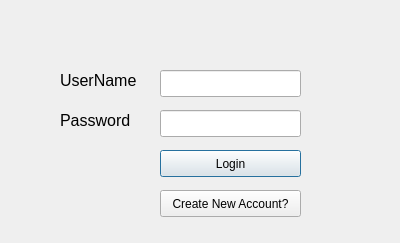
<?xml version="1.0" encoding="UTF-8"?>
<ui version="4.0">
 <class>login</class>
 <widget class="QDialog" name="login">
  <property name="geometry">
   <rect>
    <x>0</x>
    <y>0</y>
    <width>400</width>
    <height>243</height>
   </rect>
  </property>
  <property name="windowTitle">
   <string>LogIn</string>
  </property>
  <widget class="QLabel" name="username">
   <property name="geometry">
    <rect>
     <x>60</x>
     <y>70</y>
     <width>91</width>
     <height>21</height>
    </rect>
   </property>
   <property name="font">
    <font>
     <pointsize>12</pointsize>
    </font>
   </property>
   <property name="text">
    <string>UserName </string>
   </property>
  </widget>
  <widget class="QLabel" name="password">
   <property name="geometry">
    <rect>
     <x>60</x>
     <y>110</y>
     <width>91</width>
     <height>21</height>
    </rect>
   </property>
   <property name="font">
    <font>
     <pointsize>12</pointsize>
    </font>
   </property>
   <property name="text">
    <string>Password </string>
   </property>
  </widget>
  <widget class="QLineEdit" name="usrnm_lineEdit">
   <property name="geometry">
    <rect>
     <x>160</x>
     <y>70</y>
     <width>141</width>
     <height>27</height>
    </rect>
   </property>
   <property name="placeholderText">
    <string/>
   </property>
  </widget>
  <widget class="QLineEdit" name="pswd_lineEdit">
   <property name="geometry">
    <rect>
     <x>160</x>
     <y>110</y>
     <width>141</width>
     <height>27</height>
    </rect>
   </property>
   <property name="echoMode">
    <enum>QLineEdit::Password</enum>
   </property>
   <property name="placeholderText">
    <string/>
   </property>
   <property name="cursorMoveStyle">
    <enum>Qt::LogicalMoveStyle</enum>
   </property>
  </widget>
  <widget class="QPushButton" name="login_pushButton">
   <property name="geometry">
    <rect>
     <x>160</x>
     <y>150</y>
     <width>141</width>
     <height>27</height>
    </rect>
   </property>
   <property name="text">
    <string>Login</string>
   </property>
  </widget>
  <widget class="QPushButton" name="create_pushButton">
   <property name="geometry">
    <rect>
     <x>160</x>
     <y>190</y>
     <width>141</width>
     <height>27</height>
    </rect>
   </property>
   <property name="text">
    <string>Create New Account?</string>
   </property>
  </widget>
 </widget>
 <layoutdefault spacing="6" margin="11"/>
 <resources/>
 <connections/>
</ui>
